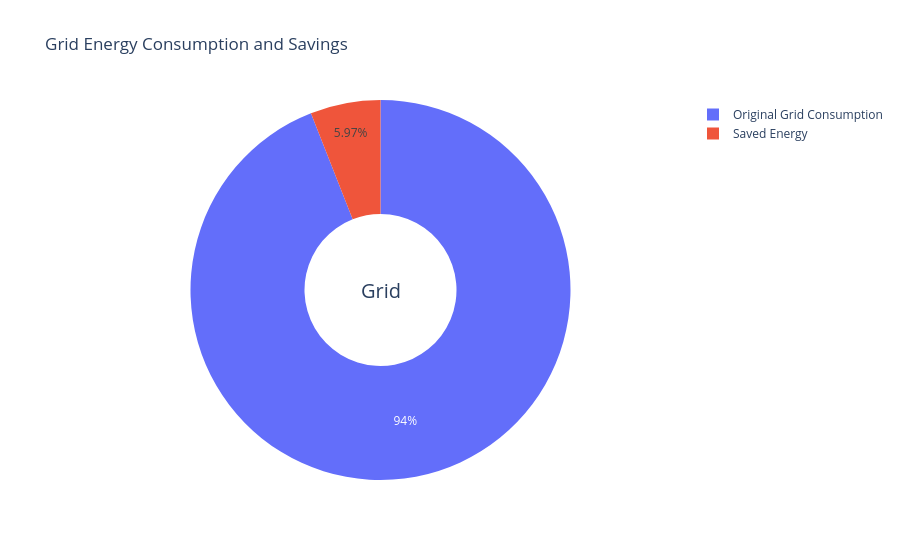

The cell this chart's notebook holds for it:
### Code cell
import pandas as pd
import plotly.graph_objs as go

interval_hours = 0.5  # 30 minutes per row

# Total grid energy consumption (kWh)
total_grid_original = (df['P_grid_pos'] * interval_hours / 1000).sum()
total_grid_optimal = (optimal_df['P_grid_pos'] * interval_hours / 1000).sum()
energy_saving = total_grid_original - total_grid_optimal
saving_percent = (energy_saving / total_grid_original) * 100 if total_grid_original != 0 else 0

# Table
energy_table = pd.DataFrame({
    'Scenario': ['Original', 'Optimized', 'Saving'],
    'Grid Energy (kWh)': [total_grid_original, total_grid_optimal, energy_saving],
    'Saving (%)': [None, None, saving_percent]
})
print(energy_table)

# Pie chart
labels = ['Original Grid Consumption', 'Saved Energy']
values = [total_grid_optimal, energy_saving]
fig = go.Figure(data=[go.Pie(labels=labels, values=values, hole=0.4)])
fig.update_layout(
    title='Grid Energy Consumption and Savings',
    annotations=[dict(text='Grid', x=0.5, y=0.5, font_size=20, showarrow=False)]
)
fig.show()

### Figure 1 — Plotly figure (JSON) as saved in the notebook; plotly's stock layout.template omitted (floating-point values rounded to 4 significant figures)
{"data": [{"hole": 0.4, "labels": ["Original Grid Consumption", "Saved Energy"], "type": "pie", "values": [18.01, 1.143]}], "layout": {"annotations": [{"font": {"size": 20}, "showarrow": false, "text": "Grid", "x": 0.5, "y": 0.5}], "title": {"text": "Grid Energy Consumption and Savings"}}}
